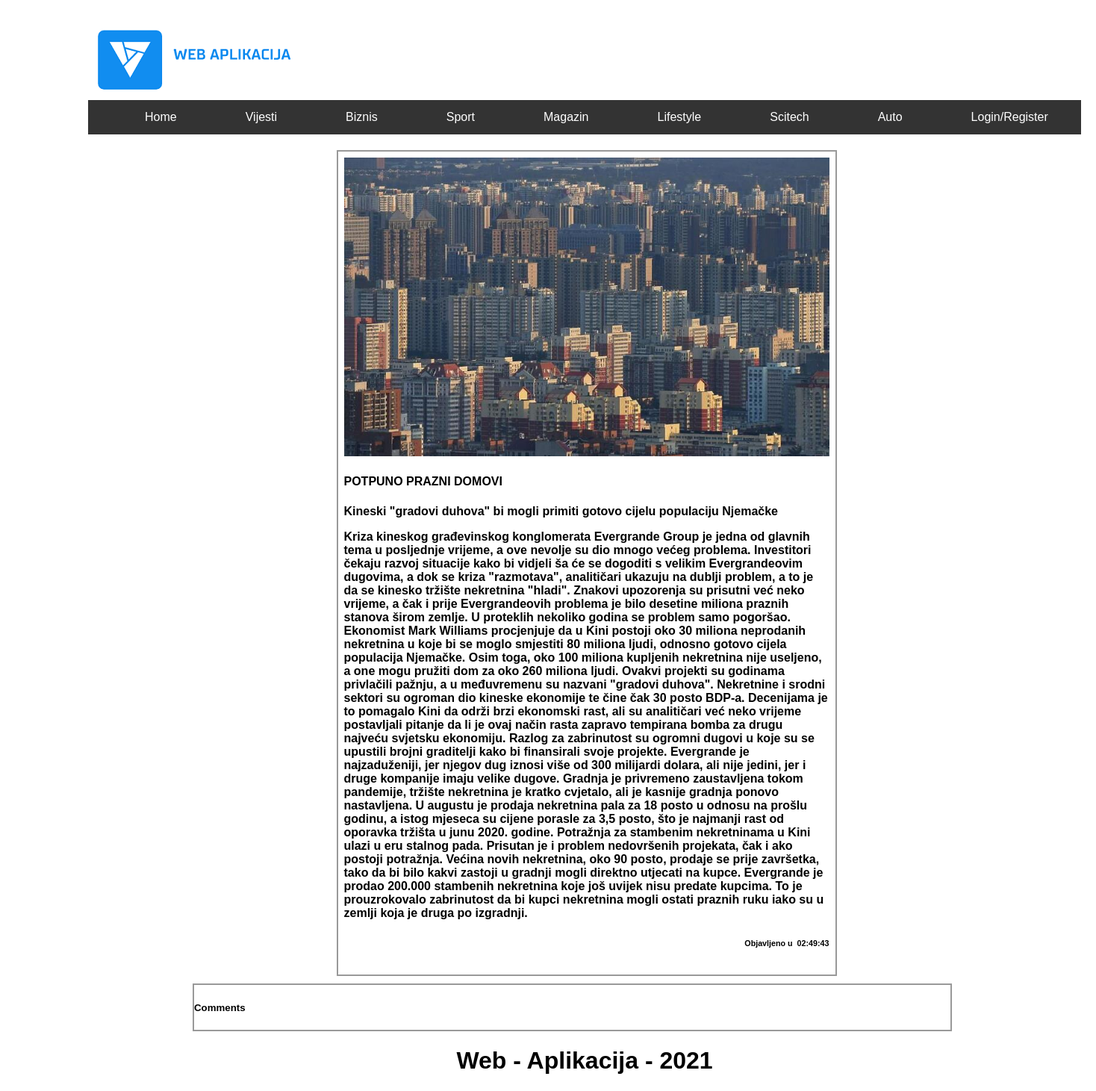
Screenshot of /news/Kineski-gradovi-duhova-bi-mogli-primiti-gotovo-cijelu-populaciju-Njemačke.php with the database file from the repository.
### tables this page shows
CREATE TABLE `news` (
  `id` int(11) NOT NULL,
  `category` varchar(45) DEFAULT NULL,
  `title` varchar(1000) DEFAULT NULL,
  `description` varchar(1000) DEFAULT NULL,
  `descriptionlnk` varchar(1400) NOT NULL,
  `content` varchar(10000) DEFAULT NULL,
  `time_publish` time NOT NULL,
  `postedby` varchar(66) NOT NULL,
  `image` varchar(255) NOT NULL
);

### news/Kineski-gradovi-duhova-bi-mogli-primiti-gotovo-cijelu-populaciju-Njemačke.php (the view, shortened to what this page needs)
<!DOCTYPE html>
<html>
<head>
<link rel="stylesheet" type="text/css" href="../css/style.css">
</head>
<body>
<div class="header">
<img src="../images/4.png">
<ul>
<li><a class="active" href="../index.php">Home</a></li>
  <li><a href="../vijesti.php">Vijesti</a></li>
  <li><a href="../biznis.php">Biznis</a></li>
  <li><a href="../sport.php">Sport</a></li>
  <li><a href="../magazin.php">Magazin</a></li>
  <li><a href="../lifestyle.php">Lifestyle</a></li>
  <li><a href="../scitech.php">Scitech</a></li>
  <li><a href="../auto.php">Auto</a></li>
  <?php
if (isset($_SESSION['username'])) {
	  $username = $_SESSION['username'];
echo '<li><a href="../users/logout.php">Logout</a></li>';
}
else{
  echo '<li><a href="../users/login.php">Login/Register</a></li>';
}
?>
</ul>
  </div>
<div class="container" style="margin: auto;width: 50%;">
      <div class="row">
	  <?php require "../users/connection.php";
			$file = basename($_SERVER['PHP_SELF']);
			$info = pathinfo($file);
			$file_name =  basename($file,'.'.$info['extension']);
            $upit = "SELECT * FROM news WHERE descriptionlnk = '$file_name'";
			$conn = Database::getConnection();
            $q = $conn->query($upit);
            $red = mysqli_fetch_assoc($q);
            echo
            '<div class="column" style="width:650px; max-height: auto;">
              <img src="../images/' .$red['image'].'" alt="" style="width:100%; height: 400px;">
              <div id="text-block-small">
                 <h4>'. $red['title'] .'</h4>
                  <p>' . $red['description'] . '</p>
				  <p>' . $red['content'] .' </p>
				  <h6><p style="text-align:right;  ">Objavljeno u &nbsp' . $red['time_publish'] . '</p></h6>'
				  ?>
              </div>
            </div>
      </div>
</div>
<div class="section" style="width:1013px; margin-left:150px;">
						<h5>Comments</h5>
                </div>
<div id="footer">
<h1 style="text-align:center">Web - Aplikacija - 2021</h1>
  </div>
</body>
</html>

### css/style.css (style rules this page uses)
body { position: absolute; left: 100px; width: auto; height: auto; font-family: Arial, Helvetica, sans-serif; }
a { text-decoration: none; }
p { font-family: Verdana, Geneva, Tahoma, sans-serif; font-weight: bold; }
.header { width: 1330px; overflow: hidden; padding: 20px 10px; margin-bottom: 1px; }
.container { top: 190px; }
ul { list-style-type: none; margin: 0; padding: 0; overflow: hidden; background-color: #333; }
li { float: left; margin-left: 60px; }
li a { display: block; color: white; text-align: center; padding: 14px 16px; text-decoration: none; }
.column { margin-left: 5px; float: left; width: 33.33%; padding: 8px 8px 12px 8px; border: 2px solid #999; }
.row::after { content: ""; clear: both; display: table; border-bottom: 10px solid; }
.section { border: 2px solid #999; }

### rows the page displays
news: image (picture), title "POTPUNO PRAZNI DOMOVI", description "Kineski \"gradovi duhova\" bi mogli primiti gotovo cijelu populaciju Njemačke", content "Kriza kineskog građevinskog konglomerata Evergrande Group je jedna od glavnih tema u posljednje vrijeme, a ove nevolje su dio mnogo većeg problema. Investitori čekaju razvoj situacije kako bi vidjeli ša će se dogoditi s velikim Evergrandeovim dugovima, a dok se kriza \"razmotava\", analitičari ukazuju na dublji problem, a to je da se kinesko tržište nekretnina \"hladi\". Znakovi upozorenja su prisutni već neko vrijeme, a čak i prije Evergrandeovih problema je bilo desetine miliona praznih stanova širom zemlje. U proteklih nekoliko godina se problem samo pogoršao. Ekonomist Mark Williams procjenjuje da u Kini postoji oko 30 miliona neprodanih nekretnina u koje bi se moglo smjestiti 80 miliona…", time_publish "02:49:43"
